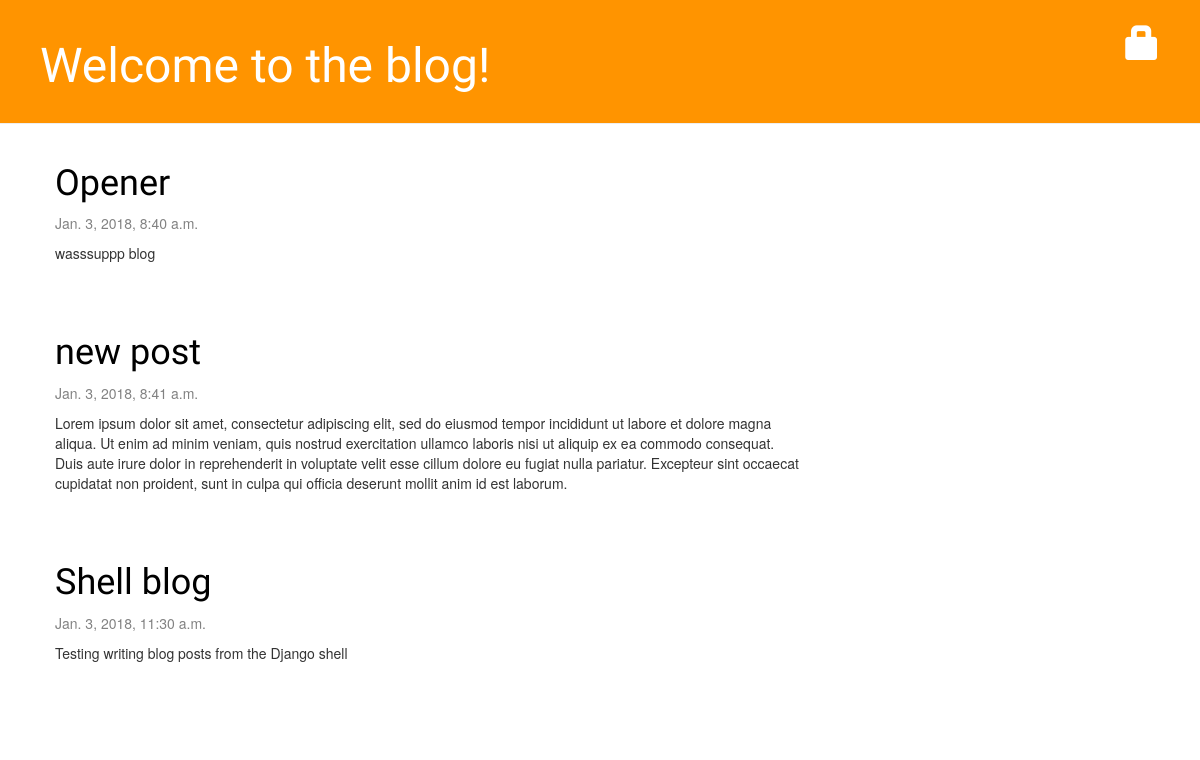
Before: / with the older database file.
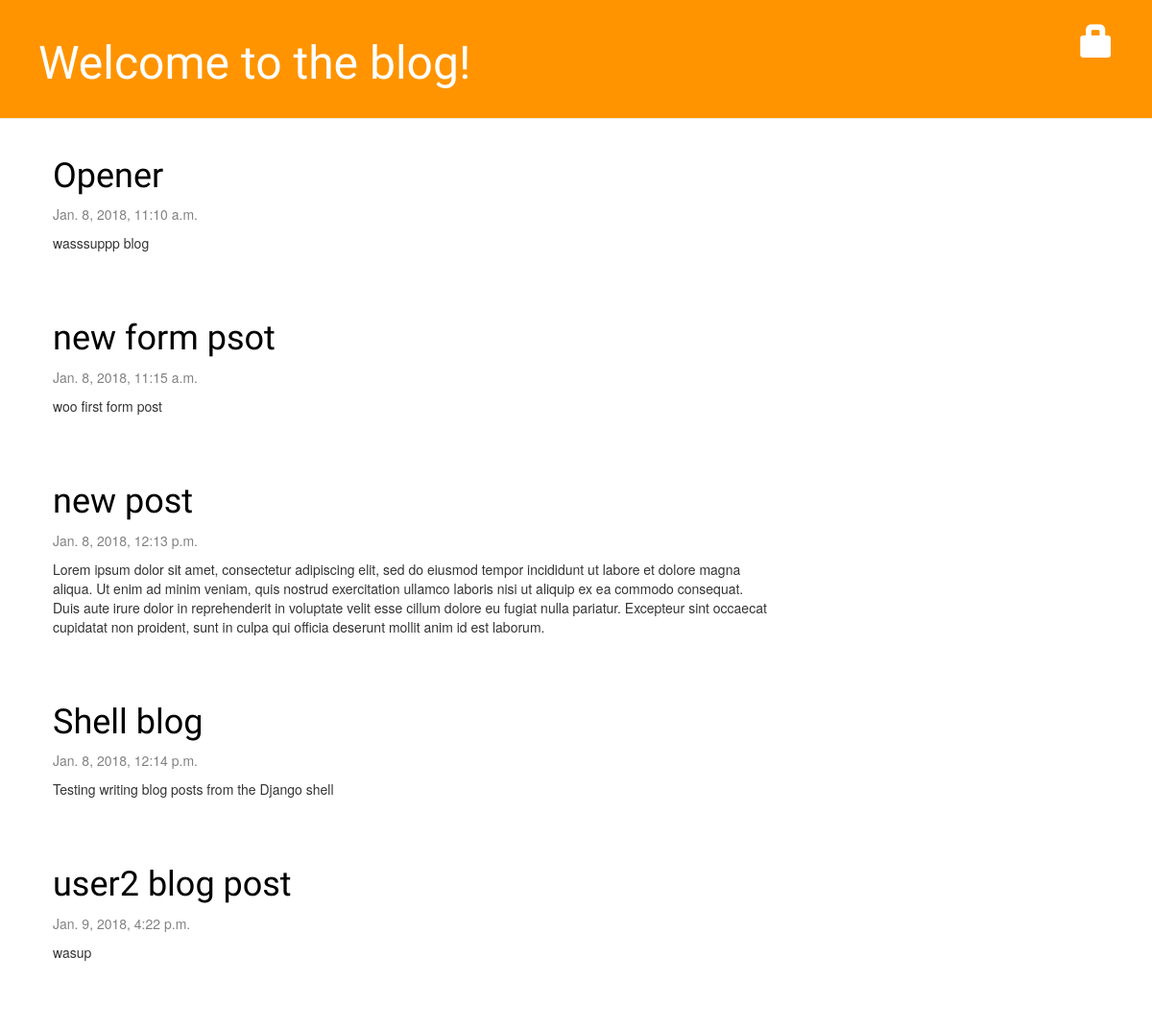
After: the same page with the newer database file.
### blog/models.py (models this page shows, shortened)
class Post(models.Model):
	author = models.ForeignKey('auth.User', on_delete = models.CASCADE)
	title = models.CharField(max_length = 200)
	text = models.TextField()
	created_date = models.DateTimeField(default = timezone.now)
	published_date = models.DateTimeField(blank = True, null = True)

### blog/views.py (the view)
# urls.py: path('', views.post_list, name = 'post_list'),
def post_list(request):
	posts = Post.objects.filter(published_date__lte = timezone.now()).order_by('published_date')
	return render(request, 'blog/post_list.html', {'posts': posts})

### blog/templates/blog/post_list.html
{% extends 'blog/base.html' %}
{% block content %}
	{% for post in posts %}
		<div class="post">
			<h1><a href="{% url 'post_detail' pk=post.pk %}">{{ post.title }}</a></h1>
			<div class="date">
				<p>{{ post.published_date }}</p>
			</div>
			<p>{{ post.text|linebreaksbr }}</p>
		</div>
	{% endfor %}
{% endblock %}

### blog/templates/blog/base.html (shortened to what this page needs)
<!DOCTYPE html>
{% load staticfiles %}
<html>
<head>
	<link rel="stylesheet" href="//maxcdn.bootstrapcdn.com/bootstrap/3.2.0/css/bootstrap.min.css">
	<link rel="stylesheet" href="//maxcdn.bootstrapcdn.com/bootstrap/3.2.0/css/bootstrap-theme.min.css">
	<link rel="stylesheet" href="{% static 'blog/style.css' %}">
</head>
<body>
	<div class="page-header">
		{% if user.is_authenticated %}
			<a href="{% url 'post_new' %}" class="top-menu"><span class="glyphicon glyphicon-plus"></span></a>
			<a href="{% url 'post_draft_list' %}" class="top-menu"><span class="glyphicon glyphicon-edit"></span></a>
			<p class="top-menu">Hey {{ user.username }}<small> (<a href="{% url 'logout' %}">Log out</a>)</small></p>
		{% else %}
			<a href="{% url 'login' %}" class="top-menu"><span class="glyphicon glyphicon-lock"></span></a>
		{% endif %}
		<h1><a href="/">Welcome to the blog!</a></h1>
	</div>
	<div class="content container">
		<div class="row">
			<div class="col-md-8">
				{% block content %}
				{% endblock %}
			</div>
		</div>
	</div>
</body>
</html>

### blog/static/blog/style.css (style rules this page uses)
.page-header { background-color: #ff9400; margin-top: 0; padding: 20px 20px 20px 40px; }
.page-header h1, .page-header h1 a, .page-header h1 a:visited, .page-header h1 a:active { color: #ffffff; font-size: 36pt; text-decoration: none; }
.content { margin-left: 40px; }
h1, h2, h3, h4 { font-family: 'Lobster', cursive; }
.date { color: #828282; }
.top-menu, .top-menu:hover, .top-menu:visited { color: #ffffff; float: right; font-size: 26pt; margin-right: 20px; }
.post { margin-bottom: 70px; }
.post h1 a, .post h1 a:visited { color: #000000; }

Changed rows visible on the page:
changed Post "Opener": published_date "Jan. 3, 2018, 8:40 a.m." → "Jan. 8, 2018, 11:10 a.m."
added Post: title "new form psot", published_date "Jan. 8, 2018, 11:15 a.m.", text "woo first form post"
changed Post "new post": published_date "Jan. 3, 2018, 8:41 a.m." → "Jan. 8, 2018, 12:13 p.m."
changed Post "Shell blog": published_date "Jan. 3, 2018, 11:30 a.m." → "Jan. 8, 2018, 12:14 p.m."
now on this page (row edited): Post: title "user2 blog post", published_date "Jan. 9, 2018, 4:22 p.m.", text "wasup"
